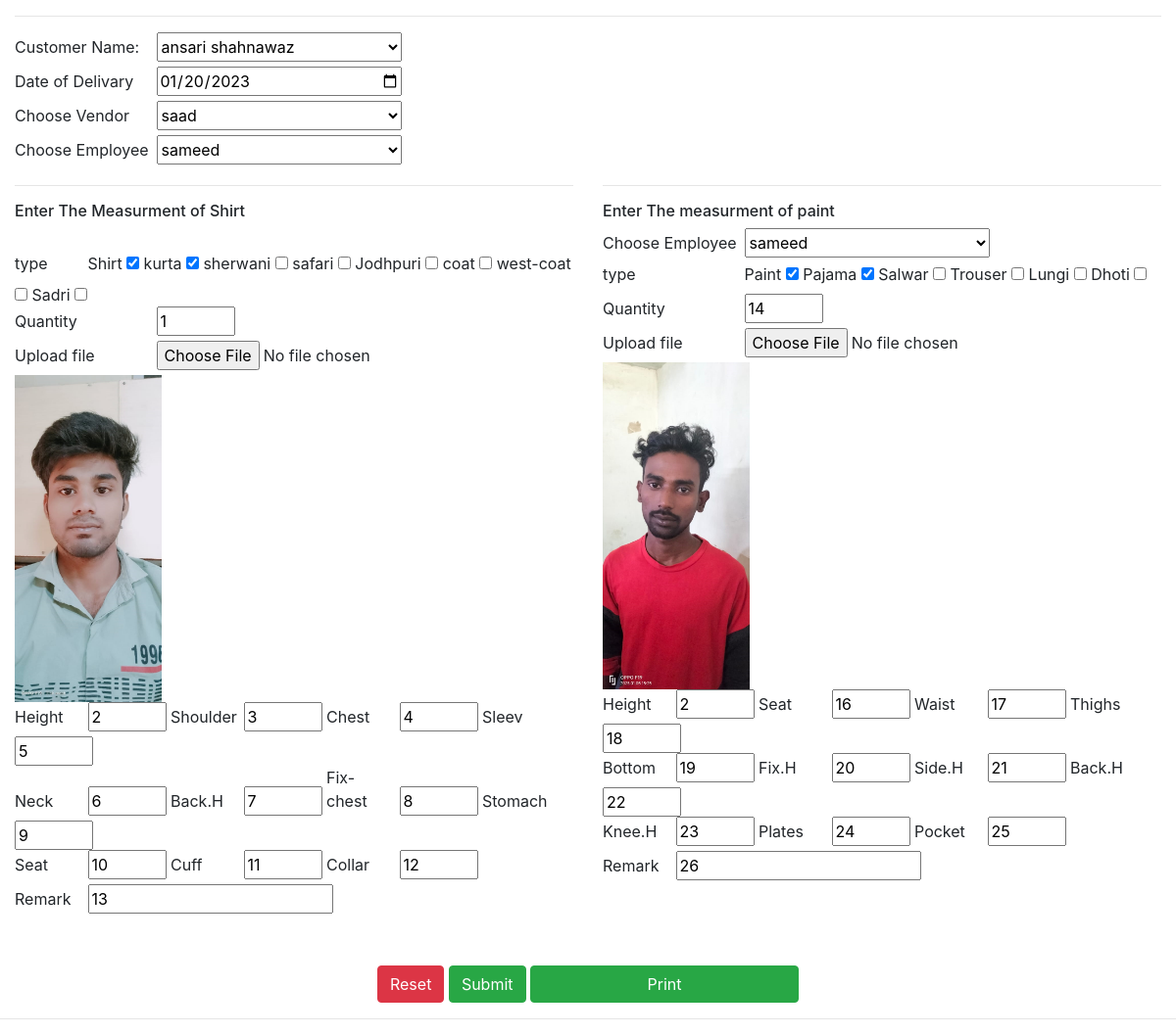
/Customer/order_update.php?id=87, run on the app's committed database.
### tables this page shows
CREATE TABLE `orders` (
  `sr` bigint(100) UNSIGNED NOT NULL,
  `type` varchar(80) NOT NULL,
  `quantity` varchar(20) NOT NULL,
  `cust_name` varchar(255) NOT NULL,
  `del_date` varchar(255) NOT NULL,
  `vendor` varchar(255) NOT NULL,
  `emp_name` varchar(32) NOT NULL,
  `height` varchar(15) NOT NULL,
  `shoulder` varchar(15) NOT NULL,
  `chest` varchar(15) NOT NULL,
  `sleev` varchar(15) NOT NULL,
  `neck` varchar(15) NOT NULL,
  `bh` varchar(15) NOT NULL,
  `fix` varchar(15) NOT NULL,
  `stomach` varchar(15) NOT NULL,
  `seat` varchar(15) NOT NULL,
  `cuff` varchar(15) NOT NULL,
  `collar` varchar(15) NOT NULL,
  `rem` varchar(255) NOT NULL,
  `image` varchar(400) NOT NULL,
  `time` timestamp(5) NOT NULL DEFAULT current_timestamp(5) ON UPDATE current_timestamp(5),
  `status` int(1) NOT NULL,
  `paint_emp_name` varchar(50) NOT NULL,
  `paint_type` varchar(50) NOT NULL,
  `pquantity` varchar(15) NOT NULL,
  `pheight` varchar(5) NOT NULL,
  `pseat` varchar(5) NOT NULL,
  `waist` varchar(5) NOT NULL,
  `thighs` varchar(5) NOT NULL,
  `bottom` varchar(5) NOT NULL,
  `fh` varchar(5) NOT NULL,
  `sh` varchar(5) NOT NULL,
  `pbh` varchar(5) NOT NULL,
  `kn` varchar(5) NOT NULL,
  `plates` varchar(5) NOT NULL,
  `pocket` varchar(5) NOT NULL,
  `prem` varchar(5) NOT NULL,
  `paint_image` varchar(400) NOT NULL
);

### Customer/order_update.php (the view, shortened to what this page needs)
<?php
include ("../connection.php");
$id=$_GET['id'];
$sqledit = "SELECT * FROM `orders` where sr='$id'";
$resultedit= mysqli_query($conn, $sqledit);
$rowedit = mysqli_fetch_assoc($resultedit);
$rtype = $rowedit["type"];
$rtype1 = explode(",",$rtype);
$rtype2 =$rowedit["paint_type"];
$rtype3 = explode(",",$rtype2);
?>
<!DOCTYPE html>
<html lang="en">
<head>
  <link rel="stylesheet" href="../css/bootstrap.css">
  <link rel="stylesheet" href="../css/style.css">
</head>
<body>
  <div class="container-fluid">
    <div class="row">
      <div class="col-sm-12">
        <hr>
      <form id="form1" action="order_update.php" method="post" enctype="multipart/form-data">
                      <label>Customer Name:</label>
                      <?php
                    $sql3 = "SELECT id, cust_name FROM customer";
                    $result3 = mysqli_query($conn, $sql3);
                    if ($result3) {
                            echo '<select name="cust_name" class="mycss" important>';
                            echo '<option>'.$rowedit['cust_name'].'</option>';
                            echo '</select>';
                        } else {
                            echo "Error: " . $sql . "<br>" . mysqli_error($conn);
                        }
                        ?><br>
                    <label>Date of Delivary</label>
                    <input type="date" name="del_date" id="del_date" value="<?php echo $rowedit['del_date'];?>" class="mycss"><br>
                    <label>Choose Vendor</label>
                    <?php
                    $sql = "SELECT id, ven_name FROM vendors";
                    $result = mysqli_query($conn, $sql);
                    if ($result) {
                            echo '<select name="vendor" class="mycss">';
                            echo '<option>'.$rowedit['vendor'].'</option>';
                            echo '</select>';
                        } else {
                            echo "Error: " . $sql . "<br>" . mysqli_error($conn);
                        }
                        ?>
                        <br>
                        <label>Choose Employee</label>
                        <?php
                    $sql2 = "SELECT id, emp_name FROM employee";
                    $result2 = mysqli_query($conn, $sql2);
                    if ($result2) {
                            echo '<select name="emp_name" id="emp_name" class="mycss">';
                            echo '<option>'.$rowedit['emp_name'].'</option>';
                            echo '</select>';
                        } else {
                            echo "Error: " . $sql2 . "<br>" . mysqli_error($conn);
                        }
                        ?>
    </div>
      <div class="col-sm-6">
                    <hr>
                        <h6>Enter The Measurment of Shirt</h6>
                        <br>
                        <label id="measurment">type</label>
                        <lable>Shirt</label>
                        <input type="checkbox" name="type[]" id="shirt" Value="shirt"
                         <?php
                         if(in_array("shirt",$rtype1)){
                          echo "checked";
                         }
                         ?>>
                        <lable>kurta</label>
                        <input type="checkbox" name="type[]" id="kurta" Value="kurta"
                        <?php
                         if(in_array("kurta",$rtype1)){
                          echo "checked";
                         }
                         ?>>
                        <lable>sherwani</label>
                        <input type="checkbox" name="type[]" id="sherwani" Value="sherwani"
                        <?php
                         if(in_array("sherwani",$rtype1)){
                          echo "checked";
                         }
                         ?>>
                        <lable>safari</label>
                        <input type="checkbox" name="type[]" id="safari" Value="safari"
                        <?php
                         if(in_array("safari",$rtype1)){
                          echo "checked";
                         }
                         ?>>
                        <lable>Jodhpuri</label>
                        <input type="checkbox" name="type[]" id="Jodhpuri" Value="Jodhpuri"
                        <?php
                         if(in_array("jodhpuri",$rtype1)){
                          echo "checked";
                         }
                         ?>>
                        <lable>coat</label>
                        <input type="checkbox" name="type[]" id="coat" Value="coat"
                        <?php
                         if(in_array("coat",$rtype1)){
                          echo "checked";
                         }
                         ?>>
                        <lable>west-coat</label>
                        <input type="checkbox" name="type[]" id="west-coat" Value="west-coat"
                        <?php
                         if(in_array("west-coat",$rtype1)){
                          echo "checked";
                         }
                         ?>>
                        <lable>Sadri</label>
                        <input type="checkbox" name="type[]" id="Sadri" Value="Sadri"
                        <?php
                         if(in_array("Sadri",$rtype1)){
                          echo "checked";
                         }
                         ?>>
                        <br>
                        <label>Quantity</label>
                        <input type="text" Value="<?php echo $rowedit['quantity'];?>" name="quantity" id="quantity">
                        <br>
                        <label>Upload file</label>
                        <input type="file" name="uploadfile">
                        <a href="<?php echo $rowedit['image'];?>" download><img class="photo" src="<?php echo $rowedit['image'];?>"></a>
                        <br>
                        <label id="measurment">Height</label>
                        <input type="text" value="<?php echo $rowedit['height'];?>" id="height" name="height">
                        <label id="measurment">Shoulder</label>
                        <input type="text" value="<?php echo $rowedit['shoulder'];?>" id="shoulder" name="shoulder">
                        <label id="measurment">Chest</label>
                        <input type="text" value="<?php echo $rowedit['chest'];?>" id="chest" name="chest">
                        <label id="measurment">Sleev</label>
                        <input type="text" value="<?php echo $rowedit['sleev'];?>" id="sleev" name="sleev">
                        <br>
                        <label id="measurment">Neck</label>
                        <input type="text" value="<?php echo $rowedit['neck'];?>" id="neck" name="neck">
                        <label id="measurment">Back.H</label>
                        <input type="text" value="<?php echo $rowedit['bh'];?>" id="bh" name="bh">
                        <label id="measurment">Fix-chest</label>
                        <input type="text" value="<?php echo $rowedit['fix'];?>" id="fix" name="fix">
                        <label id="measurment">Stomach</label>
                        <input type="text" value="<?php echo $rowedit['stomach'];?>" id="stomach" name="stomach">
                        <br>
                        <label id="measurment">Seat</label>
                        <input type="text"value="<?php echo $rowedit['seat'];?>" id="seat" name="seat">
                        <label id="measurment">Cuff</label>
                        <input type="text" value="<?php echo $rowedit['cuff'];?>" id="cuff" name="cuff">
                        <label id="measurment">Collar</label>
                        <input type="text" value="<?php echo $rowedit['collar'];?>" id="collar" name="collar">
                        <br>
                        <label id="measurment">Remark</label>
                        <input type="text" value="<?php echo $rowedit['rem'];?>" id="rem" name="rem" class="mycss">
    </div>
    <div class="col-sm-6">
      <hr>
    <h6>Enter The measurment of paint</h6>
                                <label>Choose Employee</label>
                                <?php
                            $sql4 = "SELECT id, emp_name FROM employee";
                            $result4 = mysqli_query($conn, $sql4);
                            if ($result4) {
                                    echo '<select name="paint_emp_name" id="paint_emp_name" class="mycss">';
                                    echo '<option>'.$rowedit['paint_emp_name'].'</option>';
                                    echo '</select>';
                                } else {
                                    echo "Error: " . $sql4 . "<br>" . mysqli_error($conn);
                                }
                                ?>
                                <br>
                                <label id="paint_measurment">type</label>
                                <lable>Paint</label>
                                <input type="checkbox" name="paint_type[]" id="paint" Value="paint"
                                <?php
                         if(in_array("paint",$rtype3)){
                          echo "checked";
                         }
                         ?>>
                                <lable>Pajama</label>
                                <input type="checkbox" name="paint_type[]" id="pajama" Value="pajama"
                                <?php
                         if(in_array("pajama",$rtype3)){
                          echo "checked";
                         }
                         ?>>
                                <lable>Salwar</label>
                                <input type="checkbox" name="paint_type[]" id="salwar" Value="salwar"
                                <?php
                         if(in_array("salwar",$rtype3)){
                          echo "checked";
                         }
                         ?>>
                                <lable>Trouser</label>
                                <input type="checkbox" name="paint_type[]" id="trouser" Value="trouser"
                                <?php
                         if(in_array("trouser",$rtype3)){
                          echo "checked";
                         }
                         ?>>
                                <lable>Lungi</label>
                                <input type="checkbox" name="paint_type[]" id="lungi" Value="lungi"
                                <?php
                         if(in_array("lungi",$rtype3)){
                          echo "checked";
                         }
                         ?>>
                                <lable>Dhoti</label>
                                <input type="checkbox" name="paint_type[]" id="dhoti" Value="dhoti"
                                <?php
                         if(in_array("dhoti",$rtype3)){
                          echo "checked";
                         }
                         ?>>
                                <br>
                                <label>Quantity</label>
                                <input type="text" value="<?php echo $rowedit['pquantity'];?>" name="pquantity" id="pquantity">
                                <br>
                                <label>Upload file</label>
                                <input type="file" name="uploadfile1">
                                <a href="<?php echo $rowedit['paint_image'];?>" download><img class="photo" src="<?php echo $rowedit['paint_image'];?>"></a>
                                <br>
                                <label id="measurment">Height</label>
                                <input type="text" value="<?php echo $rowedit['height'];?>" id="pheight" name="pheight">
                                <label id="measurment">Seat</label>
                                <input type="text" value="<?php echo $rowedit['pseat'];?>" id="pseat" name="pseat">
                                <label id="measurment">Waist</label>
                                <input type="text" value="<?php echo $rowedit['waist'];?>" id="waist" name="waist">
                                <label id="measurment">Thighs</label>
                                <input type="text"value="<?php echo $rowedit['thighs'];?>" id="thighs" name="thighs">
                                <br>
                                <label id="measurment">Bottom</label>
                                <input type="text" value="<?php echo $rowedit['bottom'];?>" id="bottom" name="bottom">
                                <label id="measurment">Fix.H</label>
                                <input type="text" value="<?php echo $rowedit['fh'];?>" id="fh" name="fh">
                                <label id="measurment">Side.H</label>
                                <input type="text" id="sh" value="<?php echo $rowedit['sh'];?>" name="sh">
                                <label id="measurment">Back.H</label>
                                <input type="text" value="<?php echo $rowedit['pbh'];?>" id="pbh" name="pbh">
                                <br>
                                <label id="measurment">Knee.H</label>
                                <input type="text" value="<?php echo $rowedit['kn'];?>" id="kn" name="kn">
                                <label id="measurment">Plates</label>
                                <input type="text" value="<?php echo $rowedit['plates'];?>" id="plates" name="plates">
                                <label id="measurment">Pocket</label>
                                <input type="text" value="<?php echo $rowedit['pocket'];?>" id="pocket" name="pocket">
                                <br>
                                <label id="measurment">Remark</label>
                                <input type="text" value="<?php echo $rowedit['prem'];?>" id="prem" name="prem" class="mycss">
    </div>
    </div><br><br>
    <div class="row">
      <div class="col-sm-12">
      <center>
                                  <button type="reset" class="btn btn-danger">Reset</button>
                                  <input type="submit" class="btn btn-success" value="Submit" name="submit" id="submit">
                                  <input type="btn" class="btn btn-success" value="Print" name="print" id="print">
                                </center>
                              </div>
                              </div>
    </div>
                                <hr>
</body>
</html>

### css/style.css (style rules this page uses)
*:root { margin: 0; padding: 0; box-sizing: border-box; }
#height,#quantity,#shoulder,#chest,#sleev,#neck,#bh,#fix,#stomach,#seat,#cuff,#collar { width: 80px; }
#pheight,#pquantity,#pseat,#waist,#thighs,#bottom,#fh,#sh,#pbh,#kn,#plates,#pocket { width: 80px; }
.photo { width: 150px; height: 150 px; }

### Customer/order_update.php (style rules this page uses)
label { width:140px; display:inline-block; }
#measurment { width: 70px; }
.mycss { height:30px; width:250px; }

### data on the page
orders: cust_name "ansari shahnawaz", del_date "01/20/2023", vendor "saad", emp_name "sameed", type "☑", quantity "1", image (picture), height "2", shoulder "3", chest "4", sleev "5", neck "6", bh "7", fix "8", stomach "9", cuff "11", collar "12", rem "13", paint_emp_name "sameed", paint_type "☑", pquantity "14", paint_image (picture), pheight "2", pseat "16", waist "17", bottom "19", fh "20", sh "21", pbh "22", kn "23", plates "24", pocket "25", prem "26"
